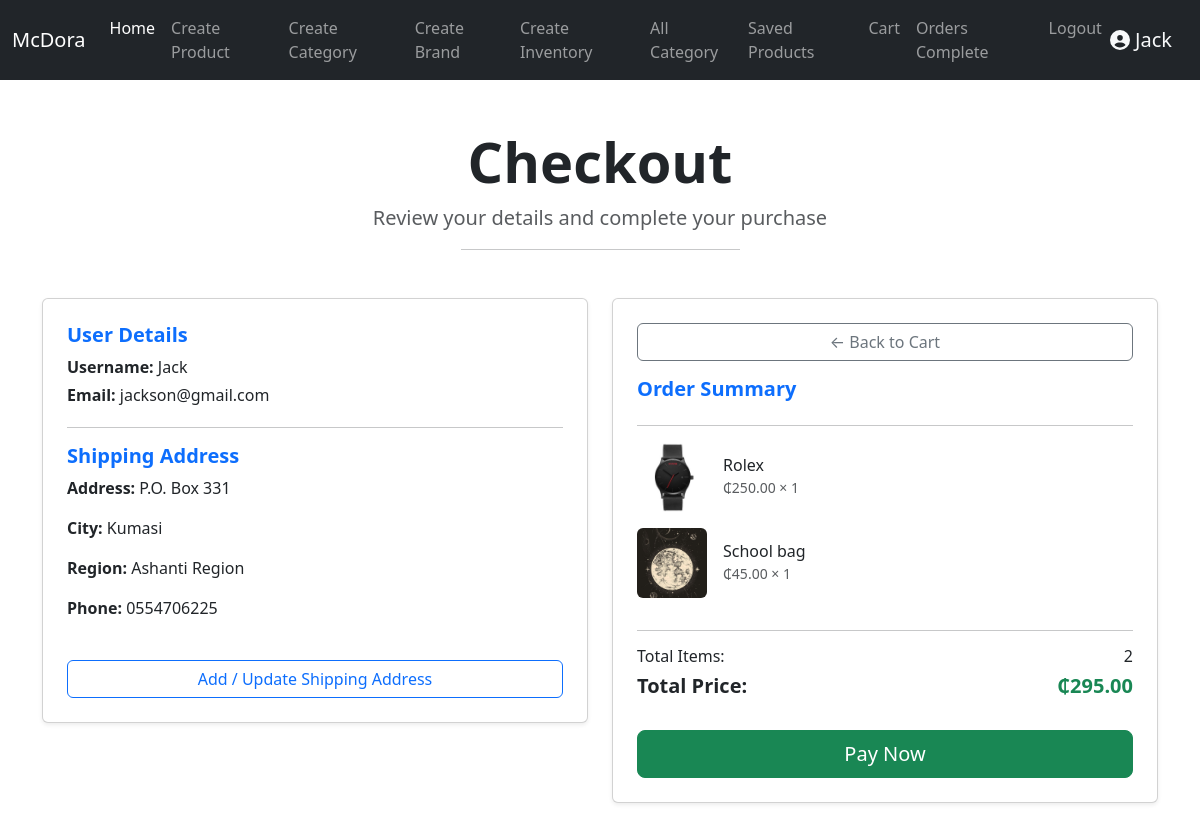
The page /checkout/ (signed in) on the database its author committed.
### store/models.py (models this page shows, shortened)
class ShippingAddress(models.Model):
    customer= models.ForeignKey(User, on_delete=models.SET_NULL, null=True)
    cart = models.ForeignKey(Cart, on_delete=models.SET_NULL, null=True)
    address = models.CharField(max_length=200, null=False)
    city = models.CharField(max_length=200, null=False)
    region = models.CharField(max_length=200, null=False)
    phone = models.CharField(max_length=200, null=False)
    date_added = models.DateTimeField(auto_now_add=True)

class CartItem(models.Model):
    product = models.ForeignKey(Product, on_delete=models.CASCADE, null=True)
    cart = models.ForeignKey(Cart, on_delete=models.CASCADE, null=True)
    quantity = models.IntegerField(default=0, null=True)
    @property
    def item_total_price(self):
        return self.product.price * self.quantity

class Product(models.Model):
    name = models.CharField(max_length=100, null=True)
    description = models.TextField(null=True)
    category = models.ForeignKey(Category, on_delete=models.SET_NULL, related_name='products', null=True)
    brand = models.ForeignKey(Brand, on_delete=models.SET_NULL, related_name='products', null=True)
    product_status = models.ForeignKey(ProductStatus, on_delete=models.SET_NULL, null=True)
    image = models.ImageField(upload_to= 'products/', null=True, blank=True)
    product_document = models.ForeignKey(ProductDocument, on_delete=models.SET_NULL, null=True, blank=True)
    price = models.DecimalField(max_digits=10, decimal_places=2, null=True)
    date_created = models.DateTimeField(auto_now_add=True, null=True)
    creator = models.ForeignKey(User, on_delete=models.SET_NULL, null=True)

class Cart(models.Model):
    created_at = models.DateTimeField(auto_now_add=True)
    complete = models.BooleanField(default=False)
    customer = models.ForeignKey('Customer', on_delete=models.CASCADE, null=True, blank=True)
    @property
    def cart_total_price(self):
        return sum(item.item_total_price for item in self.cartitem_set.all())
    @property
    def cart_total_items(self):
        return sum(item.quantity for item in self.cartitem_set.all())

### store/views.py (the view)
# urls.py: path('checkout/', views.checkout, name='checkout'),
@login_required(login_url="login")
def checkout(request):
    if not request.user.is_authenticated:
        messages.error(request, 'You must be logged in to view the cart.')
        return redirect('login')
    customer = getattr(request.user, 'customer', None)
    if customer:
        cart = Cart.objects.filter(customer=customer, complete=False).first()
        if not cart:
            cart = Cart.objects.create(customer=customer, complete=False)
        items = CartItem.objects.select_related('product').filter(cart=cart)
        shipping_address = ShippingAddress.objects.filter(customer=request.user, cart=cart).first()
    else:
        messages.error(request, 'Please login.')
        return redirect('login')
    context = {'cart': cart,
            'items': items,
            'shipping_address': shipping_address,
            'STRIPE_PUBLISHABLE_KEY': settings.STRIPE_PUBLISHABLE_KEY,
            }
    return render(request, 'checkout.html', context)

### store/templates/checkout.html (shortened to what this page needs)
{% extends 'base.html' %}
{% block content %}
<head>
</head>
<div class="container my-5">
    <div class="text-center mb-5">
        <h1 class="display-4 fw-bold text-dark">Checkout</h1>
        <p class="lead text-muted">Review your details and complete your purchase</p>
        <hr class="w-25 mx-auto">
    </div>
    <div class="row">
        <div class="col-lg-6 mb-4">
            <div class="card shadow-sm p-4 rounded">
                {% if user.is_authenticated %}
                    <h5 class="text-primary"><strong>User Details</strong></h5>
                    <p class="mb-1"><strong>Username:</strong> {{ user.username }}</p>
                    <p class="mb-1"><strong>Email:</strong> {{ user.email }}</p>
                {% endif %}
                <hr>
                {% if shipping_address %}
                    <h5 class="text-primary"><strong>Shipping Address</strong></h5>
                    <p><strong>Address:</strong> {{ shipping_address.address|default:"Not provided" }}</p>
                    <p><strong>City:</strong> {{ shipping_address.city|default:"Not provided" }}</p>
                    <p><strong>Region:</strong> {{ shipping_address.region|default:"Not provided" }}</p>
                    <p><strong>Phone:</strong> {{ shipping_address.phone|default:"Not provided" }}</p>
                {% else %}
                    <div class="alert alert-info">No shipping address saved yet.</div>
                {% endif %}
                <form action="{% url 'shipping_address' %}" method="POST" class="mt-4">
                    <button type="submit" class="btn btn-outline-primary w-100">Add / Update Shipping Address</button>
                </form>
            </div>
        </div>
        <div class="col-lg-6">
            <div class="card shadow-sm p-4 rounded">
                <a class="btn btn-outline-secondary mb-3" href="{% url 'cart' %}">&#8592; Back to Cart</a>
                <h5 class="text-primary"><strong>Order Summary</strong></h5>
                <hr>
                {% for item in items %}
                    <div class="d-flex align-items-center mb-3">
                        <img src="{{ item.product.image.url }}" class="rounded me-3"  style="width: 70px; height: 70px; object-fit: cover;">
                        <div>
                            <h6 class="mb-0">{{ item.product.name }}</h6>
                            <small class="text-muted">₵{{ item.product.price }} × {{ item.quantity }}</small>
                        </div>
                    </div>
                {% endfor %}
                <hr>
                <div class="d-flex justify-content-between">
                    <h6>Total Items:</h6>
                    <h6>{{ cart.cart_total_items }}</h6>
                </div>
                <div class="d-flex justify-content-between">
                    <h5><strong>Total Price:</strong></h5>
                    <h5 class="text-success"><strong>₵{{ cart.cart_total_price|floatformat:2 }}</strong></h5>
                </div>
                <button id="checkout-button" class="btn {% if shipping_address %}btn-success{% else %}btn-secondary{% endif %} btn-lg w-100 mt-4">Pay Now</button>
            </div>
        </div>
    </div>
</div>
{% endblock %}

### store/templates/base.html (shortened to what this page needs)
{% load static%}
<!doctype html>
<link rel="stylesheet" type="text/css" href="{%  static '/css/sweetalert2.min.css' %}">
<link rel="stylesheet" type="text/css" href="{% static '/css/bootstrap.min.css' %}">
<link rel="stylesheet" type="text/css" href="{% static '/css/all.min.css' %}">
<html lang="en">
  <head>
  </head>
  <body>
    <nav class="navbar navbar-expand-lg navbar-dark bg-dark">
  <div class="container-fluid">
    <a class="navbar-brand" href="{% url 'home' %}">McDora</a>
    <div class="collapse navbar-collapse" id="navbarSupportedContent">
      <ul class="navbar-nav me-auto mb-2 mb-lg-0">
        <li class="nav-item">
          <a class="nav-link active" aria-current="page" href="{% url 'home' %}">Home</a>
        </li>
        {% if request.user.is_authenticated %}
        {% if request.user.is_superuser or request.user.customer.user_type == 'seller' %}
        <li class="nav-item">
          <a class="nav-link" href="{% url 'create_product' %}">Create Product</a>
        </li>
        <li class="nav-item">
          <a class="nav-link" href="{% url 'create_category' %}">Create Category</a>
        </li>
        <li class="nav-item">
          <a class="nav-link" href="{% url 'create_brand' %}">Create Brand</a>
        </li>
        <li class="nav-item">
          <a class="nav-link" href="{% url 'create_inventory' %}">Create Inventory</a>
        </li>
        {% endif %}
        {% endif %}
        <li class="nav-item">
          <a class="nav-link" href="{% url 'all_category' %}">All Category</a>
        </li>
        {% if  request.user.is_superuser  %}
        <li class="nav-item">
          <a class="nav-link" href="{% url 'all_customer' %}">Customers</a>
        </li>
        <li class="nav-item">
          <a class="nav-link" href="{% url 'orders' %}">Orders</a>
        </li>
        {% else %}
        <li class="nav-item">
          <a class="nav-link" href="{% url 'saved_products' %}">Saved Products</a>
        </li>
        <li class="nav-item">
          <a class="nav-link" href="{% url 'cart' %}">Cart</a>
        </li>
        <li class="nav-item">
          <a class="nav-link" href="{% url 'orders_complete' %}">Orders Complete</a>
        {% endif %}
        {% if user.is_authenticated %}
        <li class="nav-item">
          <a class="nav-link" href="{% url 'logout' %}">Logout</a>
        </li>
        {% else %}
        <li class="nav-item">
          <a class="nav-link" href="{% url 'login' %}">Login</a>
        </li>
        {% endif %}
      </ul>
  {% if user.is_authenticated and customer %}
  <a class="navbar-brand text-light font-weight-bold" href="{% url 'customer_detail' id=customer.id %}">
    <i class="fas fa-user-circle"></i> {{ user.username }}
  </a>
  {% elif user.is_authenticated%}
  <a class="navbar-brand text-light font-weight-bold" href="#">
    <i class="fas fa-user-circle"></i> {{ user.username }}
  </a>
{% else %}
  <a class="navbar-brand text-light font-weight-bold" href="{% url 'login' %}">
    <i class="fas fa-user-circle"></i> Guest
  </a>
{% endif %}
    </div>
  </div>
</nav>
    {% block content %}
    {% endblock %}
  </body>
</html>

### rows shown on the page
ShippingAddress: address "P.O. Box 331", city "Kumasi", region "Ashanti Region", phone "0554706225"
CartItem: product.image (picture), product.name "Rolex", product.price "250.00", quantity "1"
CartItem: product.image (picture), product.name "School bag", product.price "45.00", quantity "1"
Cart: cart_total_items "2", cart_total_price "295.00"

### other values the page prints
{{ user.username }} "Jack"
{{ user.email }} "jackson@gmail.com"
